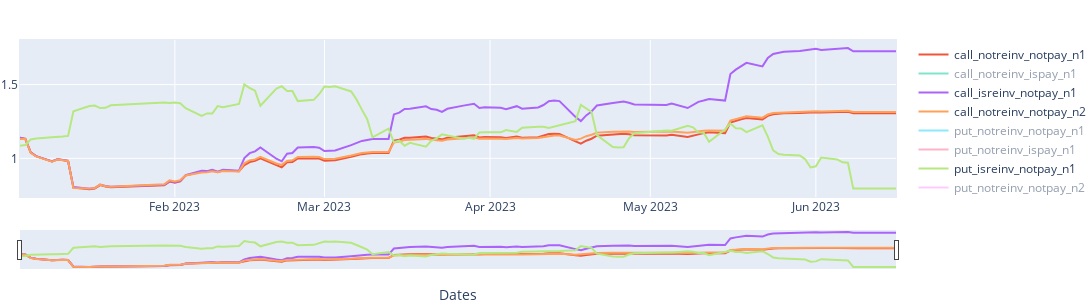

Write notebook code for a chart like this one.
### Markdown cell above
#### 3.2  account_all/initial_cash_upset

### Code cell
fig = px.line()
fig.add_scatter(x=dates, y=call_notreinv_notpay_n1['account_all']/call_notreinv_notpay_n1['initial_cash_upset'], name= 'call_notreinv_notpay_n1')
fig.add_scatter(x=dates, y=call_notreinv_ispay_n1['account_all']/call_notreinv_ispay_n1['initial_cash_upset'], name= 'call_notreinv_ispay_n1')
fig.add_scatter(x=dates, y=call_isreinv_notpay_n1['account_all']/call_isreinv_notpay_n1['initial_cash_upset'], name= 'call_isreinv_notpay_n1')
fig.add_scatter(x=dates, y=call_notreinv_notpay_n2['account_all']/call_notreinv_notpay_n2['initial_cash_upset'], name= 'call_notreinv_notpay_n2')
fig.add_scatter(x=dates, y=put_notreinv_notpay_n1['account_all']/put_notreinv_notpay_n1['initial_cash_upset'], name= 'put_notreinv_notpay_n1')
fig.add_scatter(x=dates, y=put_notreinv_ispay_n1['account_all']/put_notreinv_ispay_n1['initial_cash_upset'], name= 'put_notreinv_ispay_n1')
fig.add_scatter(x=dates, y=put_isreinv_notpay_n1['account_all']/put_isreinv_notpay_n1['initial_cash_upset'], name= 'put_isreinv_notpay_n1')
fig.add_scatter(x=dates, y=put_notreinv_notpay_n2['account_all']/put_notreinv_notpay_n2['initial_cash_upset'], name= 'put_notreinv_notpay_n2')
fig.update_xaxes(rangeslider_visible=True) # 调节区间
fig.update_layout(xaxis_title = 'Dates', autosize=False, width=1300, height=300, margin=dict(l=1, r=1, b=1, t=40, pad=1))
fig.show()
